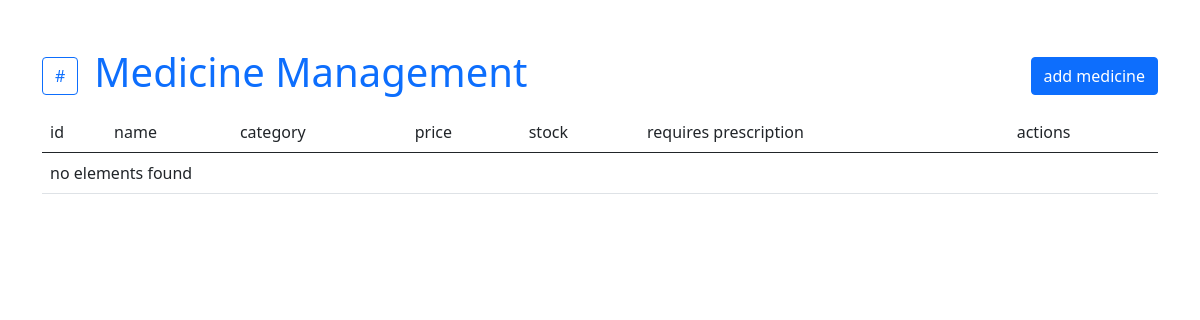
Before: /medicines/ with the older database file.
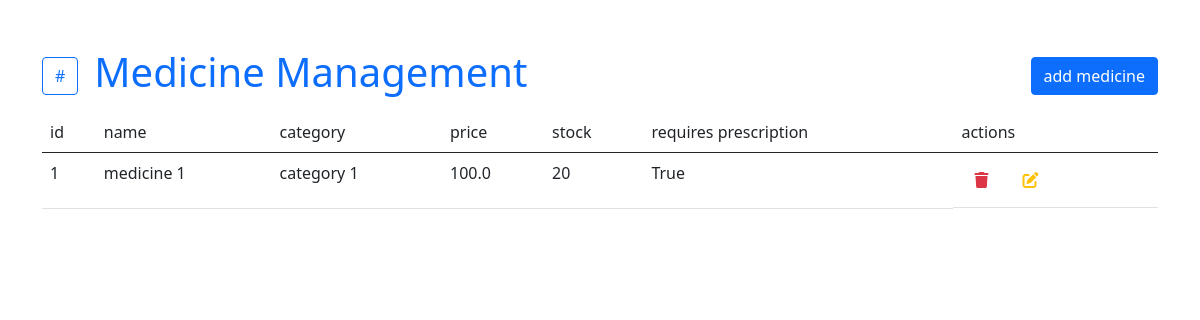
After: the same page with the newer database file.
### pharmacy_app/models.py (models this page shows, shortened)
class Medicine(models.Model) :
    name = models.CharField("name" , max_length=150)
    category = models.CharField("category" ,max_length=100)
    price = models.FloatField("price")
    stock = models.IntegerField("stock")
    requires_prescription = models.BooleanField("requires prescription")

### pharmacy_app/views.py (the view)
# urls.py: path('medicines/', views.indexMedicine , name="indexMedicine"),
def indexMedicine(request) :
    medicines = models.Medicine.objects.all()
    return render(request , "indexMedicines.html" , {"medicines" : medicines , "message" : request.GET.get("message")})

### pharmacy_app/templates/indexMedicines.html (shortened to what this page needs)
<!DOCTYPE html>
<html lang="en">
<head>
    <link rel="stylesheet" href="https://cdnjs.cloudflare.com/ajax/libs/bootstrap/5.0.1/css/bootstrap.min.css" />
    <link rel="stylesheet" href="https://cdnjs.cloudflare.com/ajax/libs/font-awesome/6.7.2/css/all.min.css" />
</head>
<body>
    <div class="container py-5">
        <div class="d-flex align-items-center justify-content-between">
            <div class="d-flex align-items-center">
                <a href="/" class="btn btn-outline-primary me-3">#</a>
                <h1 class="text-primary text-capitalize">medicine management</h1>
            </div>
            <button class="btn btn-primary"><a href="/medicines/add/" class="text-white text-decoration-none">add medicine</a></button>
        </div>
        <table class="table my-2">
            <thead>
                <tr>
                    <td>id</td>
                    <td>name</td>
                    <td>category</td>
                    <td>price</td>
                    <td>stock</td>
                    <td>requires prescription</td>
                    <td>actions</td>
                </tr>
            </thead>
            <tbody>
                {% if medicines %}
                    {% for medicine in medicines %}
                        <tr>
                            <td>{{ medicine.id }}</td>
                            <td>{{ medicine.name }}</td>
                            <td>{{ medicine.category }}</td>
                            <td>{{ medicine.price }}</td>
                            <td>{{ medicine.stock }}</td>
                            <td>{{ medicine.requires_prescription }}</td>
                            <td class="d-flex justify-content-start">
                                <form action="/medicines/delete/" method="POST">
                                    <button class="btn me-2"><i class="fa-solid fa-trash text-danger"></i></button>
                                </form>
                                <a href="/medicines/update?id={{medicine.id}}" class="btn me-2 text-decoration none"><i class="fa-solid fa-pen-to-square text-warning"></i></a>
                            </td>
                        </tr>
                    {% endfor %}
                {% else %}
                    <tr><td colspan="7">no elements found</td></tr>
                {% endif %}
            </tbody>
        </table>
    </div>
</body>
</html>

Changed rows visible on the page:
added Medicine: id "1", name "medicine 1", category "category 1", price "100.0", stock "20", requires_prescription "True"
Other visible differences:
text no longer shown: "no elements found"
